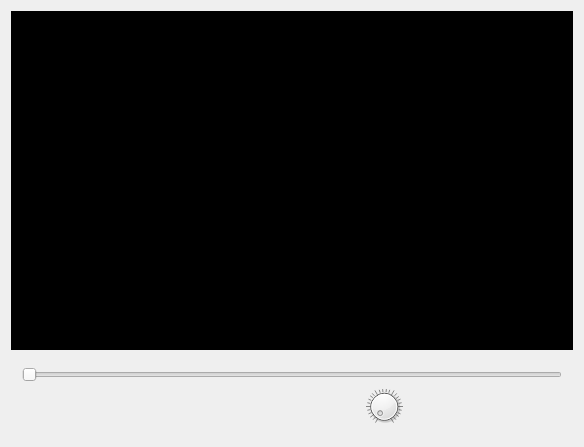
<?xml version="1.0" encoding="UTF-8"?>
<ui version="4.0">
 <class>Widget</class>
 <widget class="QWidget" name="Widget">
  <property name="geometry">
   <rect>
    <x>0</x>
    <y>0</y>
    <width>584</width>
    <height>447</height>
   </rect>
  </property>
  <property name="windowTitle">
   <string>播放器</string>
  </property>
  <layout class="QGridLayout" name="gridLayout_3">
   <item row="0" column="0">
    <layout class="QGridLayout" name="gridLayout">
     <item row="0" column="0">
      <widget class="QLabel" name="lbl_show">
       <property name="minimumSize">
        <size>
         <width>0</width>
         <height>200</height>
        </size>
       </property>
       <property name="styleSheet">
        <string notr="true">background-color: rgb(0,0,0);</string>
       </property>
       <property name="text">
        <string/>
       </property>
      </widget>
     </item>
    </layout>
   </item>
   <item row="1" column="0">
    <widget class="QWidget" name="widget" native="true">
     <property name="maximumSize">
      <size>
       <width>16777215</width>
       <height>80</height>
      </size>
     </property>
     <layout class="QGridLayout" name="gridLayout_2">
      <item row="0" column="0">
       <widget class="QSlider" name="horizontalSlider">
        <property name="focusPolicy">
         <enum>Qt::NoFocus</enum>
        </property>
        <property name="orientation">
         <enum>Qt::Horizontal</enum>
        </property>
       </widget>
      </item>
      <item row="1" column="0">
       <layout class="QHBoxLayout" name="horizontalLayout">
        <item>
         <spacer name="horizontalSpacer_2">
          <property name="orientation">
           <enum>Qt::Horizontal</enum>
          </property>
          <property name="sizeHint" stdset="0">
           <size>
            <width>40</width>
            <height>20</height>
           </size>
          </property>
         </spacer>
        </item>
        <item>
         <widget class="QPushButton" name="btn_open">
          <property name="focusPolicy">
           <enum>Qt::NoFocus</enum>
          </property>
          <property name="text">
           <string/>
          </property>
          <property name="icon">
           <iconset resource="res.qrc">
            <normaloff>:/new/prefix1/images/open3.png</normaloff>:/new/prefix1/images/open3.png</iconset>
          </property>
          <property name="iconSize">
           <size>
            <width>50</width>
            <height>50</height>
           </size>
          </property>
          <property name="flat">
           <bool>true</bool>
          </property>
         </widget>
        </item>
        <item>
         <widget class="QPushButton" name="btn_previous">
          <property name="focusPolicy">
           <enum>Qt::NoFocus</enum>
          </property>
          <property name="text">
           <string/>
          </property>
          <property name="icon">
           <iconset resource="res.qrc">
            <normaloff>:/new/prefix1/images/previous.png</normaloff>:/new/prefix1/images/previous.png</iconset>
          </property>
          <property name="iconSize">
           <size>
            <width>50</width>
            <height>50</height>
           </size>
          </property>
          <property name="flat">
           <bool>true</bool>
          </property>
         </widget>
        </item>
        <item>
         <widget class="QPushButton" name="btn_play">
          <property name="focusPolicy">
           <enum>Qt::NoFocus</enum>
          </property>
          <property name="text">
           <string/>
          </property>
          <property name="icon">
           <iconset resource="res.qrc">
            <normaloff>:/new/prefix1/images/play.png</normaloff>:/new/prefix1/images/play.png</iconset>
          </property>
          <property name="iconSize">
           <size>
            <width>50</width>
            <height>50</height>
           </size>
          </property>
          <property name="flat">
           <bool>true</bool>
          </property>
         </widget>
        </item>
        <item>
         <widget class="QPushButton" name="btn_next">
          <property name="focusPolicy">
           <enum>Qt::NoFocus</enum>
          </property>
          <property name="text">
           <string/>
          </property>
          <property name="icon">
           <iconset resource="res.qrc">
            <normaloff>:/new/prefix1/images/next.png</normaloff>:/new/prefix1/images/next.png</iconset>
          </property>
          <property name="iconSize">
           <size>
            <width>50</width>
            <height>50</height>
           </size>
          </property>
          <property name="flat">
           <bool>true</bool>
          </property>
         </widget>
        </item>
        <item>
         <widget class="QDial" name="dial">
          <property name="maximumSize">
           <size>
            <width>64</width>
            <height>64</height>
           </size>
          </property>
          <property name="focusPolicy">
           <enum>Qt::NoFocus</enum>
          </property>
          <property name="notchesVisible">
           <bool>true</bool>
          </property>
         </widget>
        </item>
        <item>
         <spacer name="horizontalSpacer">
          <property name="orientation">
           <enum>Qt::Horizontal</enum>
          </property>
          <property name="sizeHint" stdset="0">
           <size>
            <width>40</width>
            <height>20</height>
           </size>
          </property>
         </spacer>
        </item>
       </layout>
      </item>
     </layout>
    </widget>
   </item>
  </layout>
 </widget>
 <layoutdefault spacing="6" margin="11"/>
 <resources>
  <include location="res.qrc"/>
 </resources>
 <connections/>
</ui>
